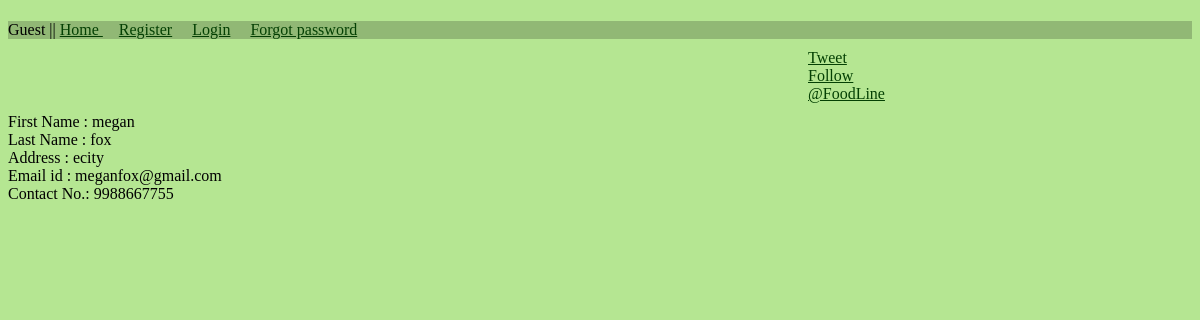
Page /foodline/companyinfo/1/ on the earlier database version.
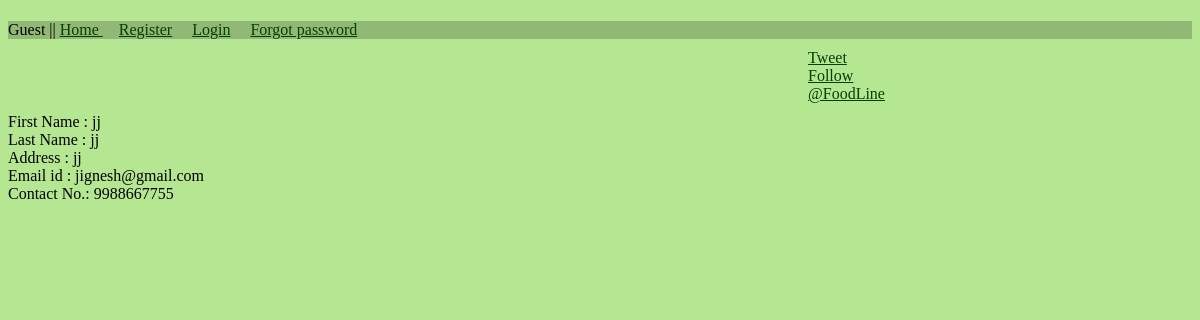
Same page on the later database version.
### company/models.py (models this page shows)
class Customer(models.Model):
    customer=models.ForeignKey(User)
    contact_no=models.IntegerField(max_length = 10)
    address=models.TextField()

### company/views.py (the view)
# urls.py: url(r'^companyinfo/(?P<u_id>\d+)/$',views.companyinfo),
def companyinfo(request,u_id):
    customer_data = Customer.objects.get(id = u_id )
    print customer_data
    return render_to_response('companyinfo.html',locals())

### templates/companyinfo.html
{% extends "base.html" %}
{% block content %}
 First Name :      {{ customer_data.customer.first_name }} <br>
 Last Name  :      {{ customer_data.customer.last_name }} <br>
 Address :         {{ customer_data.address }} <br>
 Email id :        {{ customer_data.customer.email}}<br>
 Contact No.:      {{ customer_data.contact_no }} <br>
<br>
{% endblock %}

### templates/base.html (shortened to what this page needs)
<html>
    <head>
	 </head>
     <body>
         <div id="divhome">
             <div="login">
                {% if request.user.is_authenticated %}
                {{ request.user.username }} ||
                <a href="{% url company.views.logout_user %}"> Logout </a> &nbsp &nbsp
                <a href="{% url company.views.home %}">Home </a> &nbsp &nbsp
                <a href="{% url company.views.change_password %}" > Change Password </a>
                {% else %}
                Guest ||
                     <a id="aa" href="{% url company.views.home %}"> Home </a> &nbsp &nbsp
                     <a href="{% url company.views.register %}">Register</a> &nbsp &nbsp
                     <a href="{% url company.views.login_user %}">Login</a> &nbsp &nbsp
                     <a href="{% url company.views.forgot_password %}">Forgot password</a> &nbsp &nbsp
                {% endif %}
                 </div>
                   <div id="twitter">
               <a href="https://twitter.com/share" class="twitter-share-button">Tweet</a>
<br>
<a href="https://twitter.com/FoodLine" class="twitter-follow-button" data-show-count="false" data-size="large">Follow @FoodLine</a>
        </div>
      {% block content %}{% endblock %}
     </body>
</html>

### templates/base.html (style rules this page uses)
body { background-color:rgba(150,220,100,0.7); }
a { color:#044003; }
#divhome { background-color:rgba(0,0,0,0.2); }
#twitter { margin: 10px 800px; }

Differences in the rows shown:
changed Customer: customer.first_name "megan" → "jj"; customer.last_name "fox" → "jj"; address "ecity" → "jj"; customer.email "meganfox@gmail.com" → "jignesh@gmail.com"
